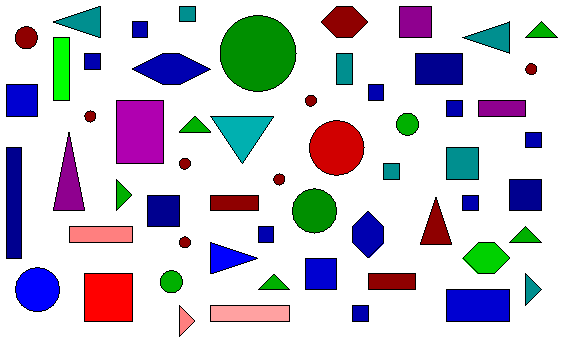
#> input picture t2/objetos2.png, 563 x 343 px
$ jupyter execute 'image processing 2.ipynb'   (Python 2 division)   (older library calls are emulated)
#> lines starting #> are read from the running program, lines starting #| are printed output that depends on the picture; after the words box and inside, x2 and y2 are one past the last pixel; in counts of white or black regions, pixels touching at a corner belong together; long printed decimals are rounded
[cell 1]
# Definiçao das librarias usadas neste trabalho
import matplotlib.pyplot as plt
import numpy as np
import cv2

[cell 2]
# Transformacao de Cores
# ler a imagem de entrada
image = cv2.imread("objetos2.png")
#> image is the input picture: shape (343, 563, 3); mean B, G, R 211.4, 200.9, 203

# Usase a funçao cvtColor para transformar a imagem BGR em escadas de cinza
gray_image = cv2.cvtColor(image, cv2.COLOR_BGR2GRAY)
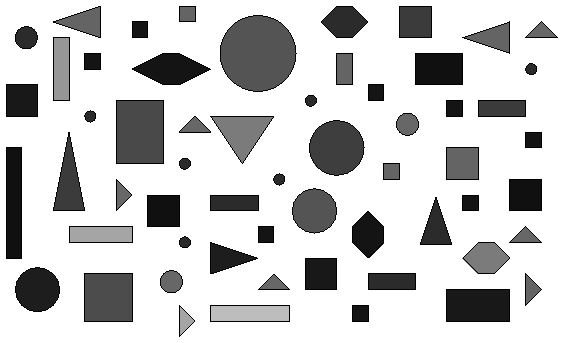
#> gray_image: shape (343, 563); min 0, max 255, mean 202.7

# Salva-se a imagem
cv2.imwrite("gray_object_2.png",gray_image)

plt.imshow(gray_image, cmap=plt.cm.gray)
plt.xlabel('Imagen monocromatica')
plt.show()

[cell 3]
# Contornos dos Objetos

# Mascara 1
mask = [[0,-1,0],[-1,4,-1],[0,-1,0]]

# Mascara 2
mask2 = [[-1,-1,-1],[-1,8,-1],[-1,-1,-1]]

# Filter2D realiza uma convoluçao entre a imagem em escalas de cinza
# e a mascara definida anteriormente
image_contour = cv2.filter2D(gray_image,-1,np.array(mask))
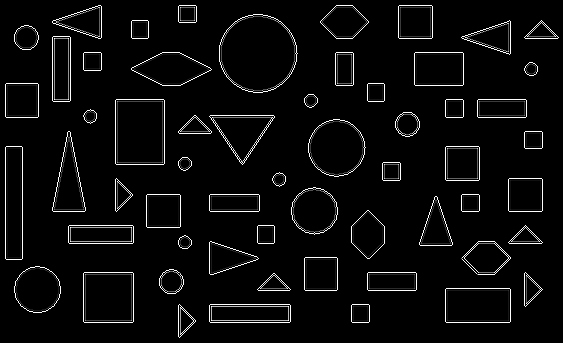
#> image_contour: shape (343, 563); min 0, max 255, mean 10.8

# Se salva a imagem
cv2.imwrite("contours_object_2.png",255 - image_contour)
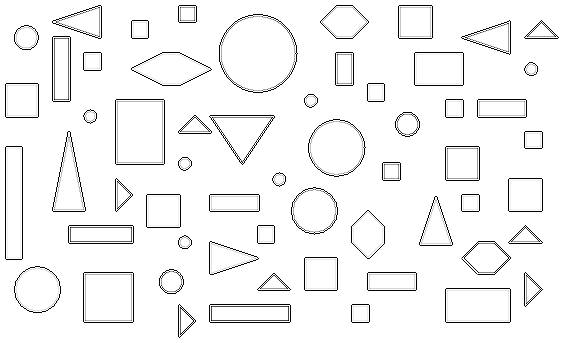
#> saved as contours_object_2.png: shape (343, 563); min 0, max 255, mean 244.2

# Se calcula o negativo da imagem de entrada para obter uma nova imagem com fundo
# branco e bordas pretas
plt.imshow(255 - image_contour, cmap=plt.cm.gray)
plt.xlabel('Contornos dos objetos')
plt.show()

[cell 4]
# Se faz uso da funçao findcontours para encontrar os contornos dos objetos contidos
# na imagem filtrada
images, cnts, h = cv2.findContours(image_contour.copy(),cv2.RETR_EXTERNAL, cv2.CHAIN_APPROX_SIMPLE)
#> cnts = 58 contours; largest, box (x1, y1, x2, y2) and area: (219, 14, 298, 93) 4724, (115, 99, 165, 165) 3183, (83, 272, 134, 323) 2498, (308, 119, 366, 177) 2480, (445, 288, 511, 323) 2208; h = 58 rows, first 6: [1, -1, -1, -1], [2, 0, -1, -1], [3, 1, -1, -1], [4, 2, -1, -1], [5, 3, -1, -1], [6, 4, -1, -1]

# se copia a imagem original e se salva em uma nova variavel
image_object = image.copy()
i = len(cnts)-1
#> i = 57

# Para cada contorno de cada objeto encontrado na imagem de entrada (c)
# se calcula seu perimetro, area e centroide
print "Numero de regioes: ",len(cnts)
#| Numero de regioes:  58
print ""
for c in cnts:
    # Area
    # Para obter a area aproximada da regiao do objeto usa-se a funçao contourArea
    # Esta funçao calcula a area do contorno do regiao do objeto
    area = cv2.contourArea(c)

    # Perimetro
    # Calcula o perimetro ou tamanho do arco da regiao do objeto encontrado na imagem
    perimetro = cv2.arcLength(c,True)
    # Centroide
    # Para obter o centroide se calcula os momentos de terceiro ordem
    # usando a funçao moments
    M = cv2.moments(c)
    cx = int(M['m10']/M['m00']) #se divide o terceiro momento entre o primeiro momento para obter o centroide do objeto no direçao no eixo x
    cy = int(M['m01']/M['m00']) #se divide o segundo momento entre o primeiro momento para obter o centroide do objeto no direçao no eixo y

    # Se mostra cada regiao rotulada individualmente na imagem
    cv2.putText(image_object,str(i),(cx,cy), cv2.FONT_HERSHEY_PLAIN, 1.5,(0,0,0),2)

    # Imprime-se a informaçao do perimetro e area da regiao de cada objeto
    print " regiao: "+(str(i))+" perimetro: "+str(perimetro)+" area: "+str(area)
    i = i-1
#> this loop made 58 passes
#> (area, perimetro, cx, cy, i) on passes 1 to 12: (322, 69.66, 360, 313, 56), (1456, 195.7, 249, 313, 55), (304, 80.08, 183, 320, 54), (2208, 195.7, 477, 305, 53), (304, 80.08, 273, 284, 52), (322, 82.91, 530, 289, 51), (880, 131.7, 391, 281, 50), (2498, 197.7, 108, 297, 49), (452, 79.6, 170, 281, 48), (1640, 152.4, 37, 289, 47), (1087, 129.7, 320, 273, 46), (1088.5, 125.9, 485, 257, 45)
#|  regiao: 57 perimetro: 69.657 area: 322.0
#|  regiao: 56 perimetro: 195.657 area: 1456.0
#|  regiao: 55 perimetro: 80.083 area: 304.0
#|  regiao: 54 perimetro: 195.657 area: 2208.0
#|  regiao: 53 perimetro: 80.083 area: 304.0
#|  regiao: 52 perimetro: 82.912 area: 322.0
#|  regiao: 51 perimetro: 131.657 area: 880.0
#|  regiao: 50 perimetro: 197.657 area: 2498.0
#> (further printed lines are left out)
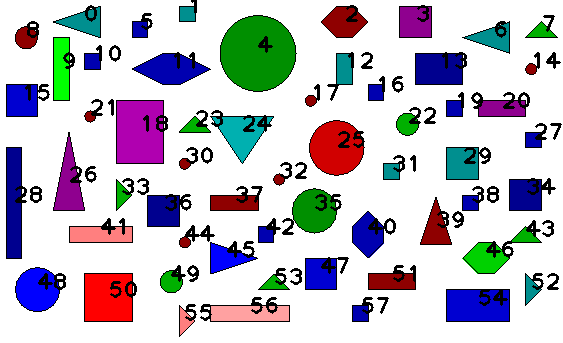
#> image_object: shape (343, 563, 3); 4.91% of pixels changed, all inside (x1, y1, x2, y2) = (15, 0, 562, 321)
#> after the loop, i = -1

# Salva-se a imagem
cv2.imwrite("count_object_2.png",image_object)
plt.imshow(image_object, cmap=plt.cm.gray)
plt.show()

[cell 5]
# Se faz uso da funçao findcontours para encontrar os contornos da regiao dos objetos contidos
# na imagem filtrada
images, cnts, h = cv2.findContours(image_contour.copy(),cv2.RETR_EXTERNAL, cv2.CHAIN_APPROX_SIMPLE)

# Para cada contorno de cada objeto encontrado na imagem de entrada (c)
# se calcula a area, se o calculo é menor a 1500 é uma regiao pequena, maior a 1500 e menor a 3000
# ou maior a 3000 é uma regiao media, e se é maior a 3000 é uma grande regiao
areas = np.array([cv2.contourArea(c) for c in cnts])
#> areas = 58 values, max 4724 at index 53, min 128 at index 36, mean 940
pequeno = len(np.where(areas < 1500)[0])
#> pequeno = 47
medio = len(np.where( (1500 < areas) & (areas < 3000))[0])
#> medio = 9
grande = len(np.where(areas > 3000)[0])
#> grande = 2

# Imprime-se o numero de regioes por tamanho
print "numero de regioes pequenas:",str(pequeno)
#| numero de regioes pequenas: 47
print "numero de regioes medias:",str(medio)
#| numero de regioes medias: 9
print "numero de regioes grandes:",str(grande)
#| numero de regioes grandes: 2

[cell 6]
# É definido o rango das areas declaradas anteriormente
n_object = range(0,3500,1500)

# Se guarda o numero de regioes num vetor
n_area = [pequeno,medio,grande]
#> n_area = [47, 9, 2]

# Se almacena na variavel regiao o numero de objetos encontrados por numero de regioes por tamanho de area
regiao = np.arange(len(n_area))
#> regiao = [0, 1, 2]

# Se representa num bar o numero de objetos por area
plt.bar(regiao, n_area)
plt.xlabel('Area')
plt.ylabel('Nro de Objetos')
plt.xticks(regiao, n_object)
plt.title('Histograma de areas dos objetos')
plt.show()
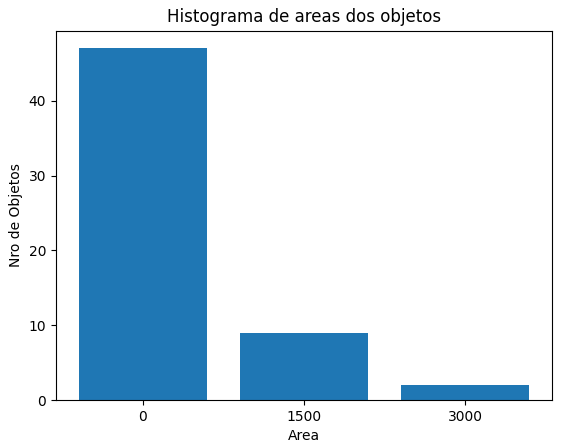
#> figure drawn by matplotlib, 1 panel; tallest bar 47 high, from x = -0.4 to 0.4

$ run again, with t2/objetos1.png copied over t2/objetos2.png
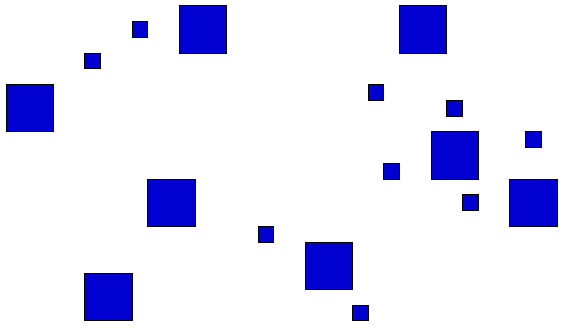
#> input picture t2/objetos1.png, 563 x 327 px
#> image is the input picture: shape (327, 563, 3); mean B, G, R 247.3, 225.6, 225.6
#> cnts = 17 contours; largest, box (x1, y1, x2, y2) and area: (83, 272, 134, 322) 2448, (508, 178, 559, 228) 2448, (146, 178, 197, 228) 2448, (430, 130, 480, 181) 2448, (398, 4, 448, 55) 2448; h = 17 rows, first 6: [1, -1, -1, -1], [2, 0, -1, -1], [3, 1, -1, -1], [4, 2, -1, -1], [5, 3, -1, -1], [6, 4, -1, -1]
#> `i = len(cnts)-1`: i = 16
#| Numero de regioes:  17
#> the loop `for c in cnts:` made 17 passes
#> (area, perimetro, cx, cy, i) on passes 1 to 8: (304, 67.66, 360, 312, 15), (2448, 195.7, 108, 296, 14), (2399, 193.7, 328, 265, 13), (304, 67.66, 265, 234, 12), (322, 69.66, 470, 202, 11), (2448, 195.7, 533, 202, 10), (2448, 195.7, 171, 202, 9), (322, 69.66, 391, 171, 8)
#> (printed output is left out)
#> after the loop `for c in cnts:`:
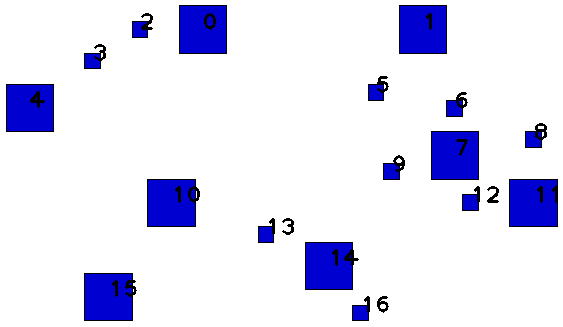
#> image_object: shape (327, 563, 3); 1.04% of pixels changed, all inside (x1, y1, x2, y2) = (30, 13, 557, 313)
#> after the loop `for c in cnts:`: i = -1
#> areas = 17 values, max 2448 at index 1, min 304 at index 0, mean 1311.4
#> pequeno = 9
#> medio = 8
#> grande = 0
#| numero de regioes pequenas: 9
#| numero de regioes medias: 8
#| numero de regioes grandes: 0
#> n_area = [9, 8, 0]
#> regiao = [0, 1, 2]
#> `plt.show()`:
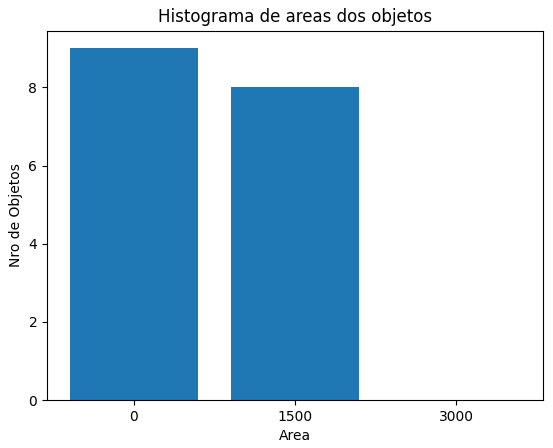
#> figure drawn by matplotlib, 1 panel; tallest bar 9 high, from x = -0.4 to 0.4
